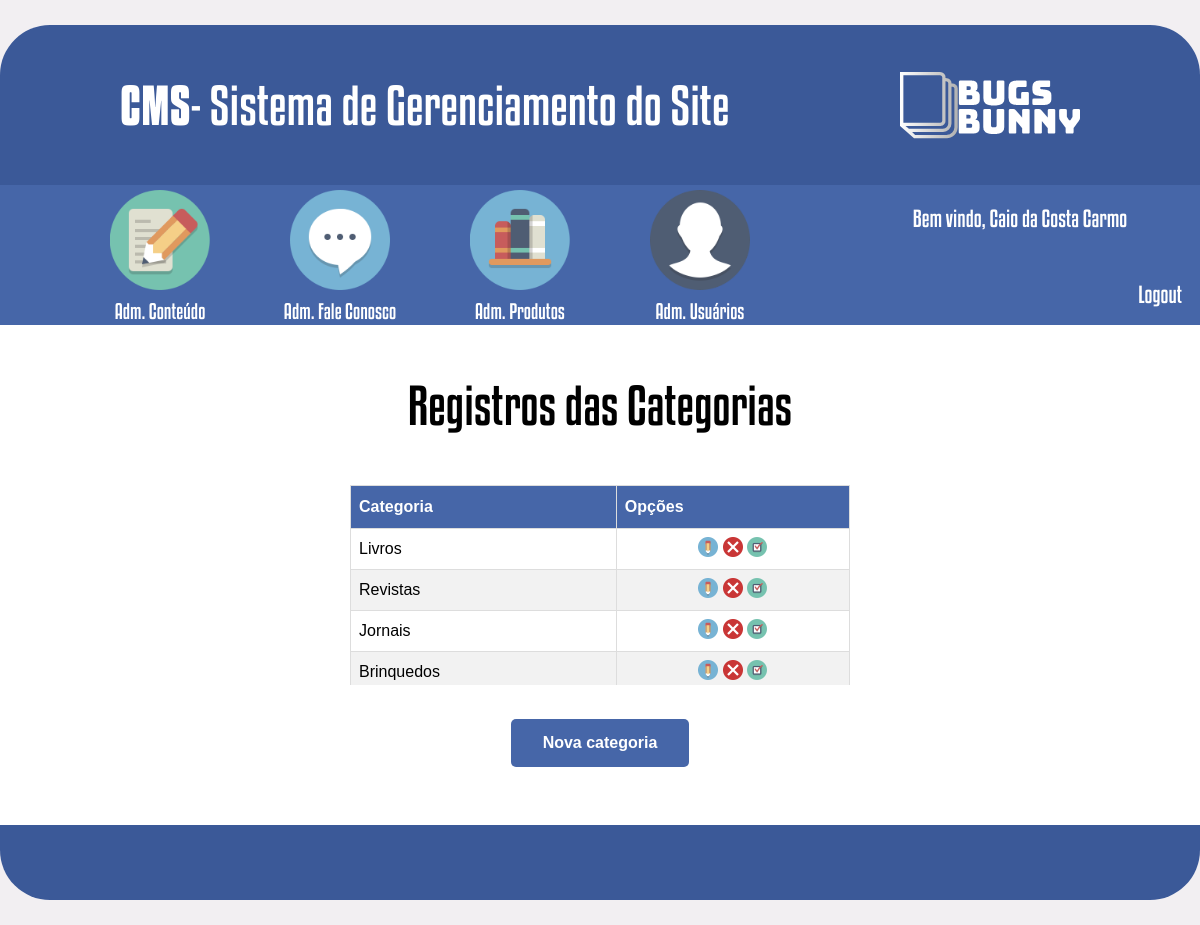
/cms/adm_categoria.php (signed in), run on an earlier commit of the app's database.
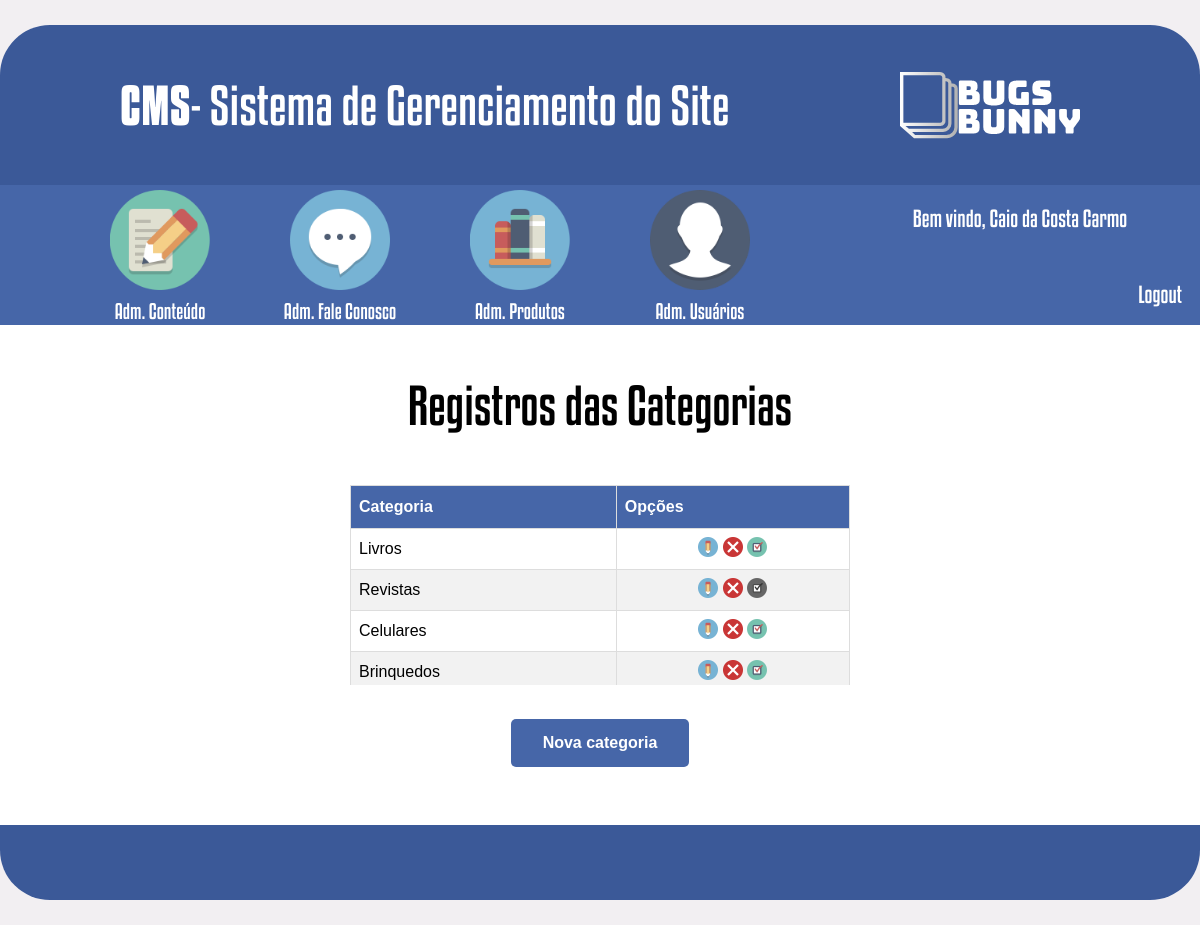
And on a later commit of the database.
### tables this page shows
CREATE TABLE `tbl_usuario` (
  `idUsuario` int(11) NOT NULL AUTO_INCREMENT,
  `nome` varchar(100) NOT NULL,
  `login` varchar(45) NOT NULL,
  `senha` varchar(45) NOT NULL,
  `email` varchar(100) NOT NULL,
  `idNivel` int(11) NOT NULL,
  PRIMARY KEY (`idUsuario`),
  UNIQUE KEY `login_UNIQUE` (`login`),
  KEY `FK_tbl_usuario_tbl_nivel_usuario_idx` (`idNivel`),
  CONSTRAINT `FK_tbl_usuario_tbl_nivel_usuario` FOREIGN KEY (`idNivel`) REFERENCES `tbl_nivel_usuario` (`idnivel`)
);

CREATE TABLE `tbl_categoria` (
  `idCategoria` int(11) NOT NULL AUTO_INCREMENT,
  `categoria` varchar(50) NOT NULL,
  `status` int(11) NOT NULL,
  PRIMARY KEY (`idCategoria`)
);

### verificar_autenticacao.php (called while the page is built, shortened)
<?php
    function verificarAutentica(){
    $conexao = conexaoBD();
    if(isset($_SESSION['idUser'])){
        $idUser = $_SESSION['idUser'];
        $sql = "SELECT * FROM tbl_usuario WHERE idUsuario =".$idUser;
        $select  = mysqli_query($conexao, $sql);
        $rsUser = mysqli_fetch_array($select);
    }else
        header('location:../index.php');
        return $rsUser;
    }
?>

### cms/adm_categoria.php (the view, shortened to what this page needs)
<?php
    require_once('../verificar_autenticacao.php');
    $rsUser = verificarAutentica();
    $bloqueioConteudo = null;
    $bloqueioFaleConosco = null;
    $bloqueioProduto = null;
    $bloqueioUsuario = null;
    if($rsUser['idNivel'] == 21){
        $bloqueioConteudo = "";
        $bloqueioFaleConosco = "";
        $bloqueioProduto = "style='filter: grayscale(100%); pointer-events: none;'";
        $bloqueioUsuario = "style='filter: grayscale(100%); pointer-events: none;'";
    }else if ($rsUser['idNivel'] == 22){
        $bloqueioConteudo = "style='filter: grayscale(100%); pointer-events: none;'";
        $bloqueioFaleConosco = "style='filter: grayscale(100%); pointer-events: none;'";
        $bloqueioProduto = "";
        $bloqueioUsuario = "style='filter: grayscale(100%); pointer-events: none;'";
    } else{
        $bloqueioConteudo = "";
        $bloqueioFaleConosco = "";
        $bloqueioProduto = "";
        $bloqueioUsuario = "";
    }
    $conexao = conexaoBD();
?>
<!DOCTYPE html>
<html>
<head>
    <link rel="stylesheet" type="text/css" href="css/style.css">
</head>
<body>
    <header>
        <div id="caixa_cabecalho">
            <div id="titulo_pagina">
                <span id="negrito">CMS</span> - Sistema de Gerenciamento do Site
            </div>
            <div id="logo_pagina"></div>
        </div>
        <div id="caixa_menu">
            <nav id="menu_principal">
                <div class="itens_menu">
                    <a href="adm_conteudo.php">
                        <img class="imagens_menu" src="imagens/adm_conteudo.png" <?=$bloqueioConteudo ?>>
                    </a>
                    <div class="titulo_menu">Adm. Conteúdo</div>
                </div>
                <div class="itens_menu">
                    <a href="adm_fale_conosco.php">
                        <img class="imagens_menu" src="imagens/adm_fale_conosco.png" <?=$bloqueioFaleConosco ?>>
                    </a>
                    <div class="titulo_menu">Adm. Fale Conosco</div>
                </div>
                <div class="itens_menu">
                    <a href="adm_produtos.php">
                        <img class="imagens_menu" src="imagens/adm_produtos.png" <?=$bloqueioProduto ?>>
                    </a>
                    <div class="titulo_menu">Adm. Produtos</div>
                </div>
                <div class="itens_menu">
                    <a href="adm_users.php">
                        <img class="imagens_menu" src="imagens/adm_usuarios.png" <?=$bloqueioUsuario ?>>
                    </a>
                    <div class="titulo_menu">Adm. Usuários</div>
                </div>
            </nav>
            <div id="area_logout">
                <div id="boas_vindas">Bem vindo,
                    <?= $rsUser['nome'] ?>
                </div>
                <div id="logout"><a href="index.php?logout">Logout</a></div>
            </div>
        </div>
    </header>
    <div id="principal_adm_categoria">
        <div id="titulo_adm_categoria">
            Registros das Categorias
        </div>
        <div id="registros_adm_categoria">
            <table id="tabela">
                <thead>
                    <tr>
                        <th>Categoria</th>
                        <th>Opções</th>
                    </tr>
                </thead>
                <tbody>
                    <?php
                        $sql = "SELECT * FROM tbl_categoria";
                        $select  = mysqli_query($conexao, $sql);
                        while($rsCategorias = mysqli_fetch_array($select)){
                    ?>
                    <tr>
                        <td>
                            <?= $rsCategorias['categoria'] ?>
                        </td>
                        <td id="td_imagens">
                            <a href="formulario_categoria.php?id=<?= $rsCategorias['idCategoria'] ?>">
                                <img src="imagens/editar.png" title="Editar">
                            </a>
                            <a href="adm_categoria.php?modo=excluir&id=<?= $rsCategorias['idCategoria'] ?>">
                                <img src="imagens/deletar.png" title="Excluir">
                            </a>
                            <?php
                                $status = $rsCategorias['status'];
                                if($status == 0){
                            ?>
                            <a href="adm_categoria.php?status=<?= $rsCategorias['status'] ?>&id=<?= $rsCategorias['idCategoria'] ?>">
                                <img src="imagens/ativado.png" title="Desativar">
                            </a>
                            <?php } else { ?>
                            <a href="adm_categoria.php?status=<?= $rsCategorias['status'] ?>&id=<?= $rsCategorias['idCategoria'] ?>">
                                <img src="imagens/desativado.png" title="Ativar">
                            </a>
                            <?php } ?>
                        </td>
                    </tr>
                    <?php } ?>
            </table>
        </div>
        <div id="area_botao">
            <form>
                <a href="formulario_categoria.php">
                    <input type="button" value="Nova categoria" class="button">
                </a>
            </form>
        </div>
    </div>
    <footer></footer>
</body>
</html>

### cms/css/style.css (style rules this page uses)
body { margin: 0px; padding: 0px; background-color: #f2eff2; }
#tabela { font-family: "Trebuchet MS", Arial, Helvetica, sans-serif; border-collapse: collapse; width: 100%; }
#tabela td, #tabela thead th { border: 1px solid #ddd; padding: 8px; }
#tabela tbody tr:nth-child(even) { background-color: #f2f2f2; }
#tabela thead tr th { padding-top: 12px; padding-bottom: 12px; text-align: left; background-color: #4666a8; color: white; }
#td_imagens { text-align: center; }
#area_botao { width: 500px; margin-left: auto; margin-right: auto; height: auto; text-align: center; }
.button { background-color: #4666a8; border: none; color: white; padding: 15px 32px; text-align: center; text-decoration: none; display: inline-block; font-size: 16px; margin: 4px 2px; cursor: pointer; font-weight: bold; transition-duration: 0.4s; border-radius: 5px; }
a { color: inherit; text-decoration: none; }
header { width: 1200px; height: 300px; margin-top: 25px; background-color: #3b5998; margin-left: auto; margin-right: auto; border-top-left-radius: 50px; border-top-right-radius: 50px; }
#caixa_cabecalho { width: 100%; height: 160px; }
#caixa_menu { width: 100%; height: 140px; background-color: #4666a8; }
#titulo_pagina { width: 55%; height: 160px; float: left; font-family: font-kenyan; font-size: 50px; display: flex; align-items: center; padding-left: 10%; color: #fff; }
#negrito { font-family: font-kenyan-negrito; }
#logo_pagina { width: 35%; height: 160px; background-image: url(../imagens/logo.png); background-repeat: no-repeat; background-position: center; float: left; }
#menu_principal { width: 65%; height: 140px; margin-left: 5%; text-align: center; float: left; }
.itens_menu { width: 160px; height: 135px; margin-top: 5px; margin-left: 20px; float: left; }
.imagens_menu { width: 100px; height: 100px; }
.titulo_menu { width: 160px; height: 35px; margin-top: 5px; font-family: font-kenyan; font-size: 20px; color: #fff; }
#area_logout { width: 30%; height: 140px; float: left; color: #fff; }
#boas_vindas { width: 100%; margin-top: 20px; font-family: font-kenyan; font-size: 22px; text-align: center; }
#logout { width: 95%; margin-top: 50px; font-family: font-kenyan; font-size: 22px; text-align: right; padding-right: 5%; }
#principal_adm_categoria { width: 1200px; height: 450px; margin-left: auto; margin-right: auto; background-color: #fff; padding-top: 50px; }
#titulo_adm_categoria { width: 1200px; font-family: font-kenyan; font-size: 50px; text-align: center; }
#registros_adm_categoria { width: 500px; margin-top: 50px; margin-left: auto; margin-right: auto; max-height: 200px; overflow: auto; margin-bottom: 30px; }
footer { width: 1200px; height: 75px; margin-left: auto; margin-right: auto; border-bottom-left-radius: 50px; border-bottom-right-radius: 50px; background-color: #3b5998; margin-bottom: 25px; }

What changed in the data, as far as the page shows it:
changed tbl_categoria "Revistas": status 0 → 1 (drawn); status: picture added; status: picture removed
changed tbl_categoria: categoria "Jornais" → "Celulares"
